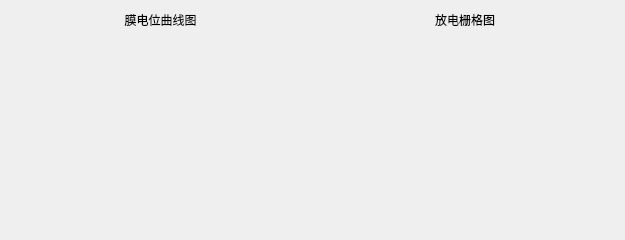
<?xml version="1.0" encoding="UTF-8"?>
<ui version="4.0">
 <class>NeuChartWidget</class>
 <widget class="QWidget" name="NeuChartWidget">
  <property name="geometry">
   <rect>
    <x>0</x>
    <y>0</y>
    <width>625</width>
    <height>240</height>
   </rect>
  </property>
  <property name="minimumSize">
   <size>
    <width>625</width>
    <height>240</height>
   </size>
  </property>
  <property name="windowTitle">
   <string>NeuChart</string>
  </property>
  <layout class="QGridLayout" name="gridLayout">
   <item row="0" column="0">
    <widget class="QLabel" name="label">
     <property name="text">
      <string>膜电位曲线图</string>
     </property>
     <property name="alignment">
      <set>Qt::AlignCenter</set>
     </property>
    </widget>
   </item>
   <item row="0" column="1">
    <widget class="QLabel" name="label_2">
     <property name="text">
      <string>放电栅格图</string>
     </property>
     <property name="alignment">
      <set>Qt::AlignCenter</set>
     </property>
    </widget>
   </item>
   <item row="1" column="0">
    <widget class="QChartView" name="widget" native="true">
     <property name="minimumSize">
      <size>
       <width>300</width>
       <height>200</height>
      </size>
     </property>
    </widget>
   </item>
   <item row="1" column="1">
    <widget class="QChartView" name="widget_2" native="true">
     <property name="minimumSize">
      <size>
       <width>300</width>
       <height>200</height>
      </size>
     </property>
    </widget>
   </item>
  </layout>
 </widget>
 <customwidgets>
  <customwidget>
   <class>QChartView</class>
   <extends>QWidget</extends>
   <header>qchartview.h</header>
   <container>1</container>
  </customwidget>
 </customwidgets>
 <resources/>
 <connections/>
</ui>
